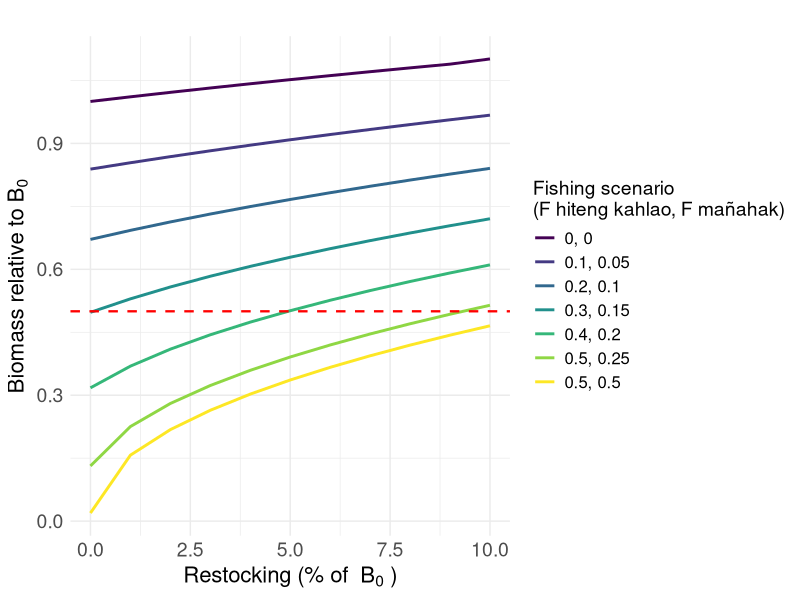
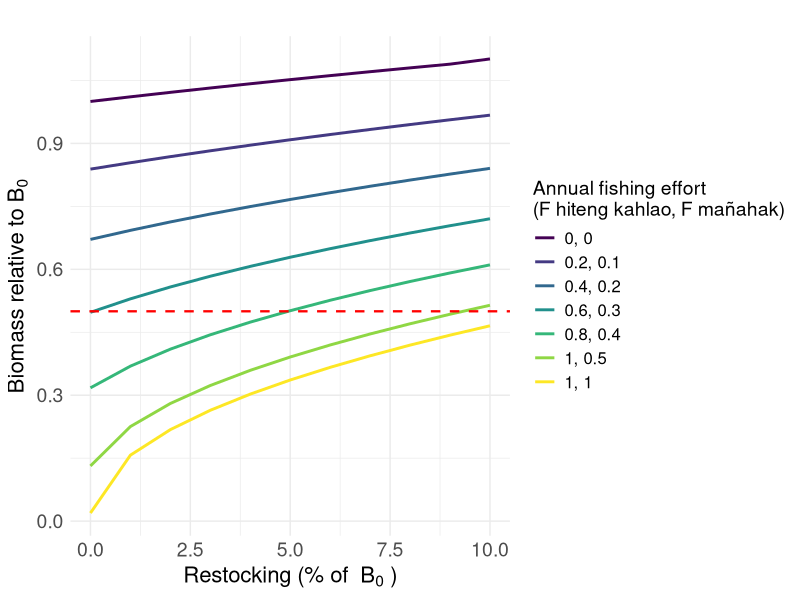
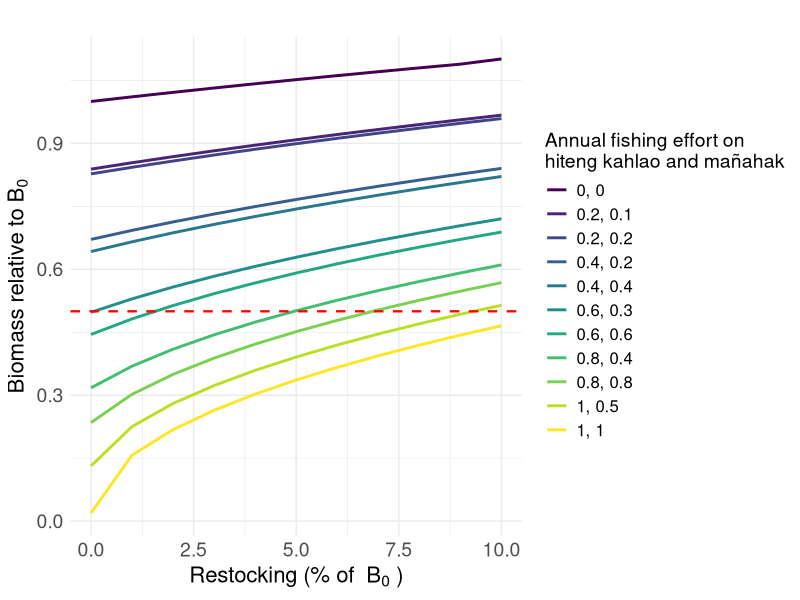

R code for these plots, in order:
library(tidyverse)
library(viridis)

# Parameters
juvenile_survival_rate <- 1 - ((0.429 * 2) / 2)
subadult_survival_rate <- 1 - ((0.429 * 1.5) / 2)
adult_survival_rate <- 1 - (0.429 / 2)

juvenile_to_subadult_rate <- 1
subadult_to_adult_rate <- 0.5

reproduction_rate <- 2
reproduction_rate_2 <- 1.5

carrying_capacity <- 68
time_steps <- 500

# Parameter ranges
fishing_effort_values <- seq(0, 0.5, by = 0.05)
restocking_values <- seq(0, 5, by = 0.5) # Restocking scenarios

#Current fishing for burn in
F_current_instantaneous <- 0.09 
F_current_discrete <- (1 - exp(-F_current_instantaneous)) / 2
F_current_discrete

F_current_discrete_juv <- 0.01


run_simulation <- function(F_adults, F_juveniles, restocked_juveniles, burn_in_time = 100) {
  juvenile_population <- 10
  subadult_population <- 10
  adult_population <- 10
  
  # Store population over time
  population_over_time <- numeric(time_steps)
  
  for (t in 1:time_steps) {
    if (t <= burn_in_time) {
      # Burn-in period with zero fishing and zero restocking
      # Try burn in with "current" fishing
      F_adults_current <- F_current_discrete #0
      F_juveniles_current <- F_current_discrete_juv #0
      restocking <- 0
    } else {
      # Post burn-in period with specified fishing and restocking
      F_adults_current <- F_adults
      F_juveniles_current <- F_juveniles
      restocking <- restocked_juveniles
    }
    
    if (t %% 2 == 0) {
      current_reproduction_rate <- reproduction_rate
    } else {
      current_reproduction_rate <- reproduction_rate_2
    }
    
    total_population <- juvenile_population + subadult_population + adult_population
    new_juveniles <- adult_population * current_reproduction_rate * (1 - total_population / carrying_capacity)
    surviving_juveniles <- juvenile_population * juvenile_survival_rate * (1 - F_juveniles_current)
    new_subadults <- juvenile_population * juvenile_to_subadult_rate
    surviving_subadults <- subadult_population * subadult_survival_rate
    new_adults <- subadult_population * subadult_to_adult_rate
    surviving_adults <- adult_population * adult_survival_rate * (1 - F_adults_current)
    
    if (t %% 2 == 0) {
      subadult_population <- max(0, new_subadults + surviving_subadults - new_adults + restocking)
    } else {
      subadult_population <- max(0, new_subadults + surviving_subadults - new_adults)
    }
    
    juvenile_population <- max(0, new_juveniles + surviving_juveniles - new_subadults)
    adult_population <- max(0, new_adults + surviving_adults)
    
    # Store total population at each timestep
    population_over_time[t] <- juvenile_population + subadult_population + adult_population
  }
  
  # Return the average of the last 20 timesteps
  avg_population_last_20 <- mean(population_over_time[(time_steps - 19):time_steps])
  
  return(avg_population_last_20)
}



# Sensitivity analysis loop with burn-in period
all_results <- data.frame()

for (restocked_juveniles in restocking_values) {
  # Create a dataframe to store results for this restocking value
  sensitivity_results <- expand.grid(
    F_adults = fishing_effort_values,
    F_juveniles = fishing_effort_values
  ) %>%
    mutate(
      Avg_Total_Population = 0
    )
  
  # Reference population with zero fishing effort
  reference_population <- run_simulation(
    F_adults = 0,
    F_juveniles = 0,
    restocked_juveniles = 0,
    burn_in_time = 100
  )
  
  # Sensitivity analysis loop
  for (i in seq_len(nrow(sensitivity_results))) {
    sensitivity_results$Avg_Total_Population[i] <- run_simulation(
      F_adults = sensitivity_results$F_adults[i],
      F_juveniles = sensitivity_results$F_juveniles[i],
      restocked_juveniles = restocked_juveniles,
      burn_in_time = 100
    )
  }
  
  # Normalize by the reference population and calculate restocking as a percentage
  sensitivity_results <- sensitivity_results %>%
    mutate(
      Relative_Population = Avg_Total_Population / reference_population,
      Restocking_Percent = round((restocked_juveniles / reference_population) * 100, 0) # Convert to percentage
    )
  
  # Combine results for all restocking values
  all_results <- bind_rows(all_results, sensitivity_results)
}


line_data <- all_results %>%
  group_by(Restocking_Percent, F_adults, F_juveniles) %>%
  summarize(
    Avg_Relative_Population = mean(Relative_Population),
    .groups = "drop"
  ) %>%
  mutate(Fishing_Scenario = paste0(F_adults, ", ", F_juveniles))


subset_fishing_scenarios <- c(
  "0, 0",
  "0.1, 0.05",
  "0.2, 0.1",
  "0.3, 0.15",
  "0.4, 0.2",
  "0.5, 0.25",
  "0.5, 0.5"
)

# Prepare data for line plot, filtered by selected fishing scenarios
line_data_subset <- line_data %>%
  filter(Fishing_Scenario %in% subset_fishing_scenarios)

# Create the plot for the subset
ggplot(line_data_subset, aes(x = Restocking_Percent, y = Avg_Relative_Population, color = Fishing_Scenario, group = Fishing_Scenario)) +
  geom_line(size = 1) +
  geom_point(data = filter(line_data_subset, Avg_Relative_Population == 0.5), aes(x = Restocking_Percent, y = Avg_Relative_Population), 
             color = "black", shape = 21, fill = "yellow", size = 3) +
  scale_color_viridis_d(name = "Fishing scenario \n(F hiteng kahlao, F mañahak)") +
  geom_hline(yintercept = 0.5, linetype = "dashed", color = "red", linewidth = 0.8) +
  labs(
    x = bquote("Restocking (% of "~B[0]~")"),
    y = bquote("Biomass relative to"~B[0]),
    title = ""
  ) +
  theme_minimal() +
  theme(
    text = element_text(size = 16),
    plot.title = element_text(size = 16, hjust = 0.5),
    axis.title = element_text(size = 16),
    axis.text = element_text(size = 14),
    legend.title = element_text(size = 14),
    legend.text = element_text(size = 12)
  )



#adjusting so that labels are annual F instead of /6 months
# Modify the fishing scenario labels by multiplying each number by 2
subset_fishing_scenarios <- c(
  "0, 0",
  "0.1, 0.05",
  "0.2, 0.1",
  "0.3, 0.15",
  "0.4, 0.2",
  "0.5, 0.25",
  "0.5, 0.5"
)

# Convert the labels into numeric pairs, multiply by 2, and then convert back to string
subset_fishing_scenarios_modified <- sapply(subset_fishing_scenarios, function(x) {
  # Split the string into numbers, multiply by 2, and then rejoin as a string
  nums <- as.numeric(strsplit(x, ",")[[1]]) * 2
  paste(nums, collapse = ", ")
})

# Prepare data for line plot, filtered by selected fishing scenarios
line_data_subset <- line_data %>%
  filter(Fishing_Scenario %in% subset_fishing_scenarios)

# Create the plot for the subset
ggplot(line_data_subset, aes(x = Restocking_Percent, y = Avg_Relative_Population, color = Fishing_Scenario, group = Fishing_Scenario)) +
  geom_line(size = 1) +
  geom_point(data = filter(line_data_subset, Avg_Relative_Population == 0.5), aes(x = Restocking_Percent, y = Avg_Relative_Population), 
             color = "black", shape = 21, fill = "yellow", size = 3) +
  scale_color_manual(values = viridis::viridis(length(subset_fishing_scenarios)), 
                     labels = subset_fishing_scenarios_modified,
                     name = "Annual fishing effort \n(F hiteng kahlao, F mañahak)") +
  geom_hline(yintercept = 0.5, linetype = "dashed", color = "red", linewidth = 0.8) +
  labs(
    x = bquote("Restocking (% of "~B[0]~")"),
    y = bquote("Biomass relative to"~B[0]),
    title = ""
  ) +
  theme_minimal() +
  theme(
    text = element_text(size = 16),
    plot.title = element_text(size = 16, hjust = 0.5),
    axis.title = element_text(size = 16),
    axis.text = element_text(size = 14),
    legend.title = element_text(size = 14),
    legend.text = element_text(size = 12)
  )



##alternative plot
# Modify the fishing scenario labels by multiplying each number by 2
subset_fishing_scenarios <- c(
  "0, 0",
  "0.1, 0.05",
  "0.1, 0.1",
  "0.2, 0.1",
  "0.2, 0.2",
  "0.3, 0.15",
  "0.3, 0.3",
  "0.4, 0.2",
  "0.4, 0.4",
  "0.5, 0.25",
  "0.5, 0.5"
)

# Convert the labels into numeric pairs, multiply by 2, and then convert back to string
subset_fishing_scenarios_modified <- sapply(subset_fishing_scenarios, function(x) {
  # Split the string into numbers, multiply by 2, and then rejoin as a string
  nums <- as.numeric(strsplit(x, ",")[[1]]) * 2
  paste(nums, collapse = ", ")
})

# Prepare data for line plot, filtered by selected fishing scenarios
line_data_subset <- line_data %>%
  filter(Fishing_Scenario %in% subset_fishing_scenarios)

# Create the plot for the subset
ggplot(line_data_subset, aes(x = Restocking_Percent, y = Avg_Relative_Population, color = Fishing_Scenario, group = Fishing_Scenario)) +
  geom_line(size = 1) +
  geom_point(data = filter(line_data_subset, Avg_Relative_Population == 0.5), aes(x = Restocking_Percent, y = Avg_Relative_Population), 
             color = "black", shape = 21, fill = "yellow", size = 3) +
  scale_color_manual(values = viridis::viridis(length(subset_fishing_scenarios)), 
                     labels = subset_fishing_scenarios_modified,
                     name = "Annual fishing effort on \nhiteng kahlao and mañahak") +
  geom_hline(yintercept = 0.5, linetype = "dashed", color = "red", linewidth = 0.8) +
  labs(
    x = bquote("Restocking (% of "~B[0]~")"),
    y = bquote("Biomass relative to"~B[0]),
    title = ""
  ) +
  theme_minimal() +
  theme(
    text = element_text(size = 16),
    plot.title = element_text(size = 16, hjust = 0.5),
    axis.title = element_text(size = 16),
    axis.text = element_text(size = 14),
    legend.title = element_text(size = 14),
    legend.text = element_text(size = 12)
  )











#Quantifying differences in fishing effort
# Calculate sustainable fishing effort for adults
sustainable_fishing_adults <- all_results %>%
  filter(Relative_Population >= 0.5) %>%
  group_by(Restocking_Percent) %>%
  summarize(
    Max_F_Adults = max(F_adults),
    Max_F_Juveniles = max(F_juveniles), # Maximum sustainable fishing effort for adults
    .groups = "drop"
  )

# Extract the baseline sustainable adult fishing effort when restocking is zero
baseline_fishing_adults <- sustainable_fishing_adults %>%
  filter(Restocking_Percent == 0) %>%
  pull(Max_F_Adults)

# Calculate the percentage increase in adult fishing effort for each restocking level
sustainable_fishing_adults <- sustainable_fishing_adults %>%
  mutate(
    Percent_Increase_From_Zero = ifelse(
      Restocking_Percent == 0, 
      0, # No increase for restocking = 0
      ((Max_F_Adults - baseline_fishing_adults) / baseline_fishing_adults) * 100
    )
  )

# Print the table
print(sustainable_fishing_adults)







